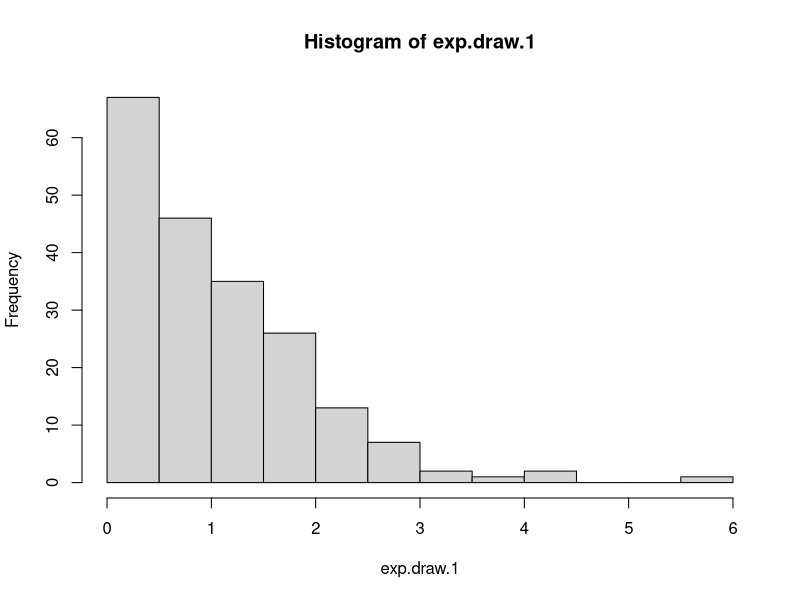
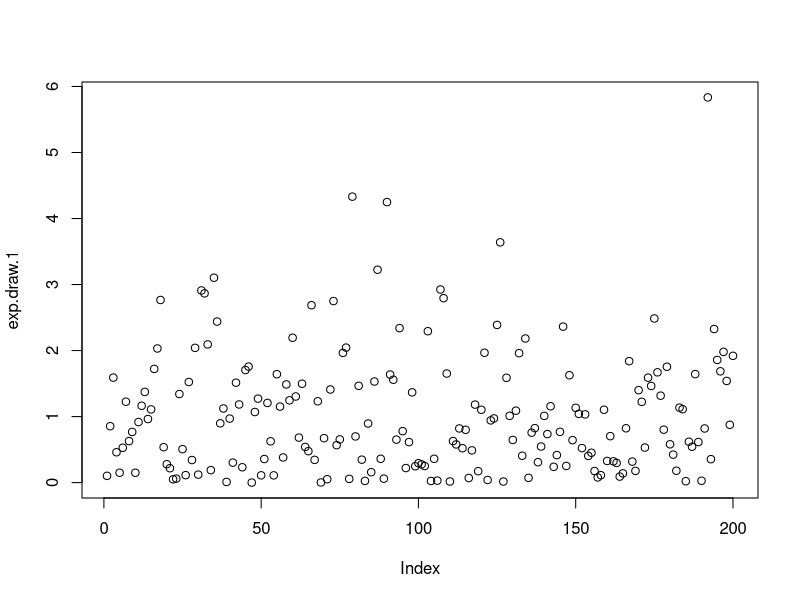
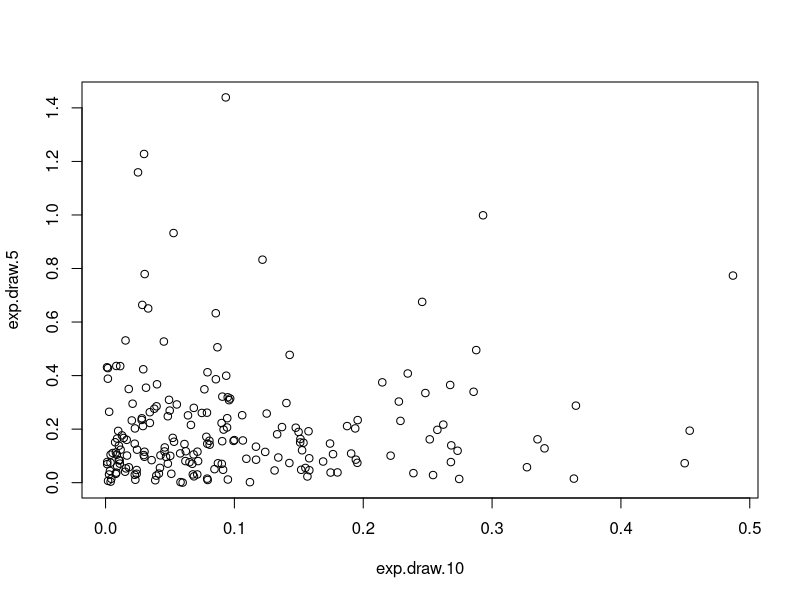

These charts were generated, in order, by the following R code:
## ---- chunk 1
library(tidyverse)
## ---- chunk 2
rexp(n=10, rate=5)
## ---- chunk 3
exp.draw.1 <- rexp(n=200)
## ---- chunk 4
exp.draw.0.1 <- rexp(n=200, rate=0.1)
exp.draw.0.5 <- rexp(n=200, rate=0.5)
exp.draw.5 <- rexp(n=200, rate=5)
exp.draw.10 <- rexp(n=200, rate=10)
## ---- chunk 5
hist(exp.draw.1)
## ---- chunk 6
plot(exp.draw.1)
## ---- chunk 7
plot(exp.draw.10,exp.draw.5)
## ---- chunk 8

